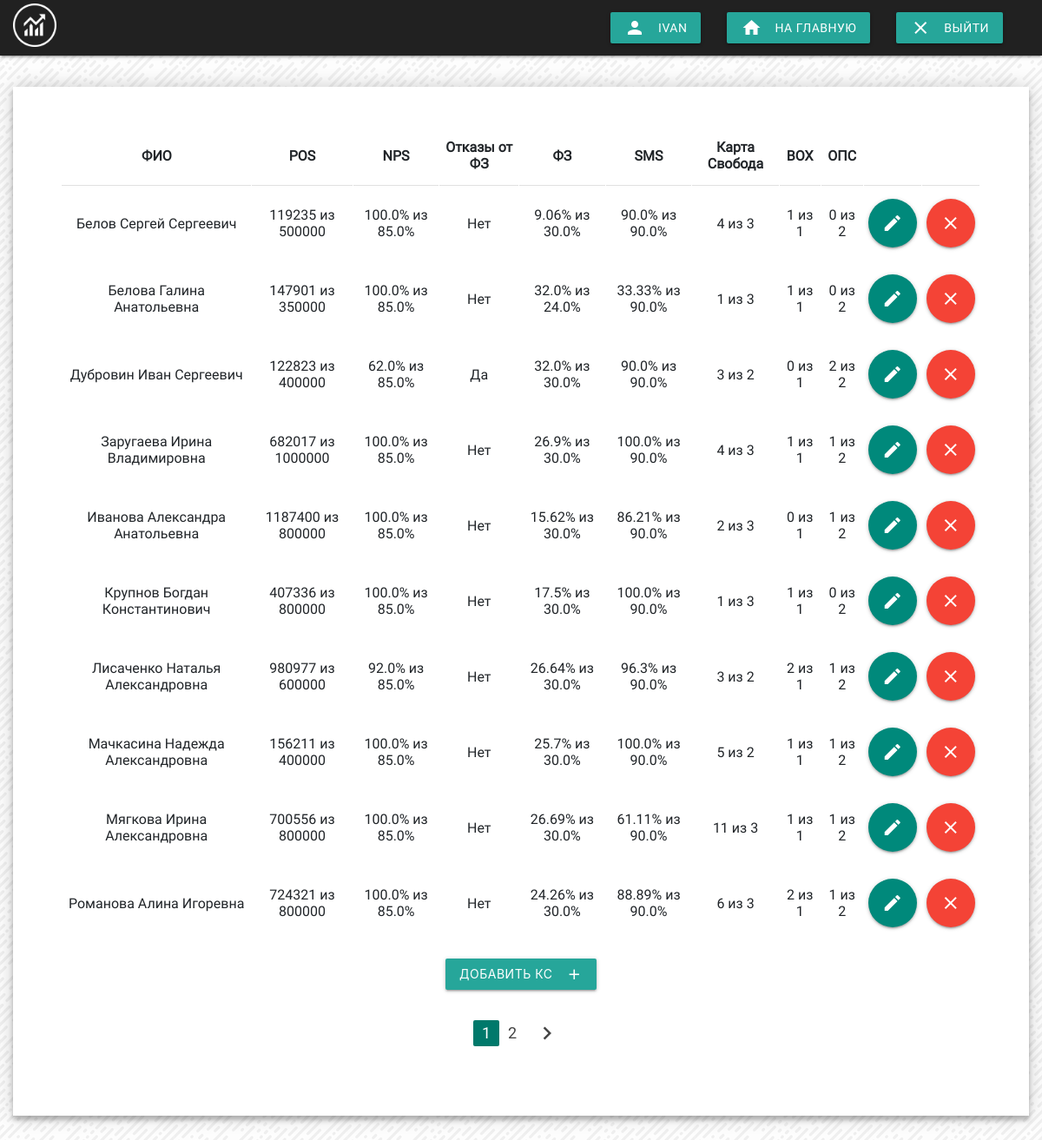
Page /employees (signed in) on the committed database.
### main_app/models.py (models this page shows, shortened)
class CRUDMixin():
    @classmethod
    def create(cls, **kwargs):
        instance = cls(**kwargs)
        return instance.save()

class User(db.Model, UserMixin, CRUDMixin):
    __tablename__ = 'users'
    id = db.Column(db.Integer, primary_key=True)
    username = db.Column(db.String(30), unique=True, index=True)
    password_hash = db.Column(db.String(128))
    cs = db.relationship('CS', backref='user', lazy=True, cascade="all,delete")
    rating = db.relationship('Rating', backref='user', lazy=True, cascade="all,delete")
    @property
    def password(self):
        raise AttributeError('password is not a readable attribute')

class CS(db.Model, CRUDMixin):
    __tablename__ = 'employees'
    id = db.Column(db.Integer, primary_key=True)
    first_name = db.Column(db.String(100), unique=False, index=True)
    last_name = db.Column(db.String(100), unique=False, index=True)
    middle_name = db.Column(db.String(100), unique=False, index=True)
    pos_plan = db.Column(db.Integer, nullable=False)
    pos_fact = db.Column(db.Integer, nullable=False)
    nps_plan = db.Column(db.Float, nullable=False)
    nps_fact = db.Column(db.Float, nullable=False)
    refund_fz = db.Column(db.Boolean, nullable=False)
    fz_plan = db.Column(db.Float, nullable=False)
    fz_fact = db.Column(db.Float, nullable=False)
    sms_plan = db.Column(db.Float, nullable=False)
    sms_fact = db.Column(db.Float, nullable=False)
    kr_plan = db.Column(db.Integer, nullable=False)
    kr_fact = db.Column(db.Integer, nullable=False)
    box_plan = db.Column(db.Integer, nullable=False)
    box_fact = db.Column(db.Integer, nullable=False)
    ops_plan = db.Column(db.Integer, nullable=False)
    ops_fact = db.Column(db.Integer, nullable=False)
    user_id = db.Column(db.Integer, db.ForeignKey('users.id', ondelete='cascade'), nullable=False)
    def pretty_format(self, num):
        locale.setlocale(locale.LC_ALL, '')
        locale._override_localeconv = {'mon_thousands_sep': ' '}
        return locale.format('%.0f', num, grouping=True)

### main_app/views.py (the view)
@app.route('/employees', methods=['GET', 'POST'])
@login_required
def employees():
    page = request.args.get('page', 1, type=int)
    query = CS.query.filter_by(
                        user_id=current_user.get_id()).\
                        paginate(page=page, per_page=10)
    return render_template('employees.html', items=query)

### main_app/__init__.py (called while the page is built)
@app.before_request
def before_request():
    g.user = current_user

### main_app/models.py (called while the page is built)
@login_manager.user_loader
def load_user(user_id):
    return User.query.get(user_id)

### main_app/templates/employees.html (shortened to what this page needs)
{% extends "base.html" %}
{% from "_formhelpers.html" import render_field %}
{% block content %}
<div class="employees-form">
  <div class="row">
    <div class="col s12">
      {% if items.items %}
      <table class="highlight centered">
        <thead>
          <tr>
              <th>ФИО</th>
              <th>POS</th>
              <th>NPS</th>
              <th>Отказы от ФЗ</th>
              <th>ФЗ</th>
              <th>SMS</th>
              <th>Карта Свобода</th>
              <th>BOX</th>
              <th>ОПС</th>
              <th></th>
          </tr>
        </thead>
        <tbody>
          {% for item in items.items %}
          <tr id="row_{{ item.id }}">
            <td>{{ item.last_name }} {{ item.first_name }} {{ item.middle_name }}</td>
            <td>{{ item.pretty_format(item.pos_fact) }} из {{ item.pretty_format(item.pos_plan) }}</td>
            <td>{{ item.nps_fact }}% из {{ item.nps_plan }}%</td>
            <td>{% if item.refund_fz == True %}
                  Да
                {% else %}
                  Нет
                {% endif %}
            </td>
            <td>{{ item.fz_fact }}% из {{ item.fz_plan }}%</td>
            <td>{{ item.sms_fact }}% из {{ item.sms_plan }}%</td>
            <td>{{ item.kr_fact }} из {{ item.kr_plan }}</td>
            <td>{{ item.box_fact }} из {{ item.box_plan }}</td>
            <td>{{ item.ops_fact }} из {{ item.ops_plan }}</td>
            <td>
                <a class="btn-floating btn-large waves-effect waves-light teal darken-1" href="{{ url_for('edit_cs', id=item.id) }}">
                  <i class="material-icons right">edit</i>
                </a>
            </td>
            <td>
              <button id="delete_cs_{{ item.id }}" class="btn-floating btn-large waves-effect waves-light red">
                <i class="material-icons right">clear</i>
              </button>
            </td>
          </tr>
          {% endfor %}
        </tbody>
      </table>
    </div>
  </div>
  {% else %}
    <h3>Нет записей</h3>
  {% endif %}
  <div class="row">
    <div class="col s12">
      <form action="{{ url_for('add_cs') }}" method="post">
        <button class="btn waves-effect waves-light large" type="submit" name="action">Добавить КС
          <i class="material-icons right">add</i>
        </button>
      </form>
    </div>
  </div>
  <div class="row">
    <div class="col s12">
      <ul class="pagination">
        {% if items.pages <= 1 %}
        {% else %}
        {% for page_num in items.iter_pages(left_edge=1, right_edge=1, left_current=1, right_current=2) %}
          {% if page_num %}
            {% if items.page == page_num %}
              <li class="active"><a href="{{ url_for('employees', page=page_num) }}">{{ page_num }}</a></li>
            {% else %}
              <li class="waves-effect"><a href="{{ url_for('employees', page=page_num) }}">{{ page_num }}</a></li>
            {% endif %}
          {% endif %}
        {% endfor %}
        {% endif %}
        {% if items.has_next %}
          <li class="waves-effect"><a href="{{ url_for('employees', page=items.next_num) }}"><i class="material-icons">chevron_right</i></a></li>
        {% endif %}
      </ul>
    </div>
  </div>
</div>
{% endblock %}

### main_app/templates/base.html (shortened to what this page needs)
<html lang="en">
<head>
	<link rel="stylesheet" type="text/css" href="{{ url_for('static', filename='css/bootstrap.css') }}">
	<link rel="stylesheet" type="text/css" href="{{ url_for('static', filename='css/materialize.css') }}">
	<link rel="stylesheet" type="text/css" href="{{ url_for('static', filename='css/style.css') }}">
	<link rel="stylesheet" type="text/css" href="{{ url_for('static', filename='css/material-icons.css') }}">
</head>
<body>
	<nav class="navbar navbar-expand-md navbar-dark fixed-top blue-grey grey darken-4">
		<i id="logo"><img src="{{ url_for('static', filename='images/logo.png')}}" width="50" height="50"></a></i>
		<div class="navbar-collapse collapse w-100 order-3 dual-collapse2">
			<ul class="navbar ml-auto">
				{% if current_user.is_authenticated %}
				<li class="nav-item">
		    	<a id="name" class="waves-effect waves-light btn"><i class="material-icons left">person</i>{{ current_user.username }}</a>
		  	</li>
				<li class="nav-item">
		    	<a class="waves-effect waves-light btn" href="{{ url_for('index') }}"><i class="material-icons left">home</i>На главную</a>
		  	</li>
				<li class="nav-item">
		    	<a class="waves-effect waves-light btn" href="{{ url_for('logout') }}"><i class="material-icons left">close</i>Выйти</a>
		  	</li>
				{% endif %}
			</ul>
		</div>
	</nav>
	<main>
		<div id="block-content" class="container-fluid">
				{% block content %}
				{% endblock %}
		</div>
	</main>
</body>
</html>

### main_app/static/css/style.css (style rules this page uses)
#logo { font-size: 60px; }
#block-content { padding-top: 100px; }
#name { pointer-events: none; }
::placeholder { color: black; opacity: 1; }
.employees-form { position: relative; z-index: 1; background: #FFFFFF; margin: 0 auto 50px; padding: 45px; text-align: center; box-shadow: 0 0 20px 0 rgba(0, 0, 0, 0.2), 0 5px 5px 0 rgba(0, 0, 0, 0.24); }
.pagination { display: flex; align-items: center; justify-content: center; }
.pagination li.active { background: #00796b; }
#rating-table th, td { border-style: solid; border-width: 0 1px 1px 0; border-color: white; }

### rows in the picture
User: username "IVAN"
CS: last_name "Белов", first_name "Сергей", middle_name "Сергеевич", pretty_format "119235", pretty_format "500000", nps_fact "100.0", nps_plan "85.0", refund_fz "Нет", fz_fact "9.06", fz_plan "30.0", sms_fact "90.0", sms_plan "90.0", kr_fact "4", kr_plan "3", box_fact "1", box_plan "1", ops_fact "0", ops_plan "2"
CS: last_name "Белова", first_name "Галина", middle_name "Анатольевна", pretty_format "147901", pretty_format "350000", nps_fact "100.0", nps_plan "85.0", refund_fz "Нет", fz_fact "32.0", fz_plan "24.0", sms_fact "33.33", sms_plan "90.0", kr_fact "1", kr_plan "3", box_fact "1", box_plan "1", ops_fact "0", ops_plan "2"
CS: last_name "Дубровин", first_name "Иван", middle_name "Сергеевич", pretty_format "122823", pretty_format "400000", nps_fact "62.0", nps_plan "85.0", refund_fz "Да", fz_fact "32.0", fz_plan "30.0", sms_fact "90.0", sms_plan "90.0", kr_fact "3", kr_plan "2", box_fact "0", box_plan "1", ops_fact "2", ops_plan "2"
CS: last_name "Заругаева", first_name "Ирина", middle_name "Владимировна", pretty_format "682017", pretty_format "1000000", nps_fact "100.0", nps_plan "85.0", refund_fz "Нет", fz_fact "26.9", fz_plan "30.0", sms_fact "100.0", sms_plan "90.0", kr_fact "4", kr_plan "3", box_fact "1", box_plan "1", ops_fact "1", ops_plan "2"
CS: last_name "Иванова", first_name "Александра", middle_name "Анатольевна", pretty_format "1187400", pretty_format "800000", nps_fact "100.0", nps_plan "85.0", refund_fz "Нет", fz_fact "15.62", fz_plan "30.0", sms_fact "86.21", sms_plan "90.0", kr_fact "2", kr_plan "3", box_fact "0", box_plan "1", ops_fact "1", ops_plan "2"
CS: last_name "Крупнов", first_name "Богдан", middle_name "Константинович", pretty_format "407336", pretty_format "800000", nps_fact "100.0", nps_plan "85.0", refund_fz "Нет", fz_fact "17.5", fz_plan "30.0", sms_fact "100.0", sms_plan "90.0", kr_fact "1", kr_plan "3", box_fact "1", box_plan "1", ops_fact "0", ops_plan "2"
CS: last_name "Лисаченко", first_name "Наталья", middle_name "Александровна", pretty_format "980977", pretty_format "600000", nps_fact "92.0", nps_plan "85.0", refund_fz "Нет", fz_fact "26.64", fz_plan "30.0", sms_fact "96.3", sms_plan "90.0", kr_fact "3", kr_plan "2", box_fact "2", box_plan "1", ops_fact "1", ops_plan "2"
CS: last_name "Мачкасина", first_name "Надежда", middle_name "Александровна", pretty_format "156211", pretty_format "400000", nps_fact "100.0", nps_plan "85.0", refund_fz "Нет", fz_fact "25.7", fz_plan "30.0", sms_fact "100.0", sms_plan "90.0", kr_fact "5", kr_plan "2", box_fact "1", box_plan "1", ops_fact "1", ops_plan "2"
CS: last_name "Мягкова", first_name "Ирина", middle_name "Александровна", pretty_format "700556", pretty_format "800000", nps_fact "100.0", nps_plan "85.0", refund_fz "Нет", fz_fact "26.69", fz_plan "30.0", sms_fact "61.11", sms_plan "90.0", kr_fact "11", kr_plan "3", box_fact "1", box_plan "1", ops_fact "1", ops_plan "2"
CS: last_name "Романова", first_name "Алина", middle_name "Игоревна", pretty_format "724321", pretty_format "800000", nps_fact "100.0", nps_plan "85.0", refund_fz "Нет", fz_fact "24.26", fz_plan "30.0", sms_fact "88.89", sms_plan "90.0", kr_fact "6", kr_plan "3", box_fact "2", box_plan "1", ops_fact "1", ops_plan "2"

### other values in the picture
{{ page_num }} "1"
{{ page_num }} "2"
